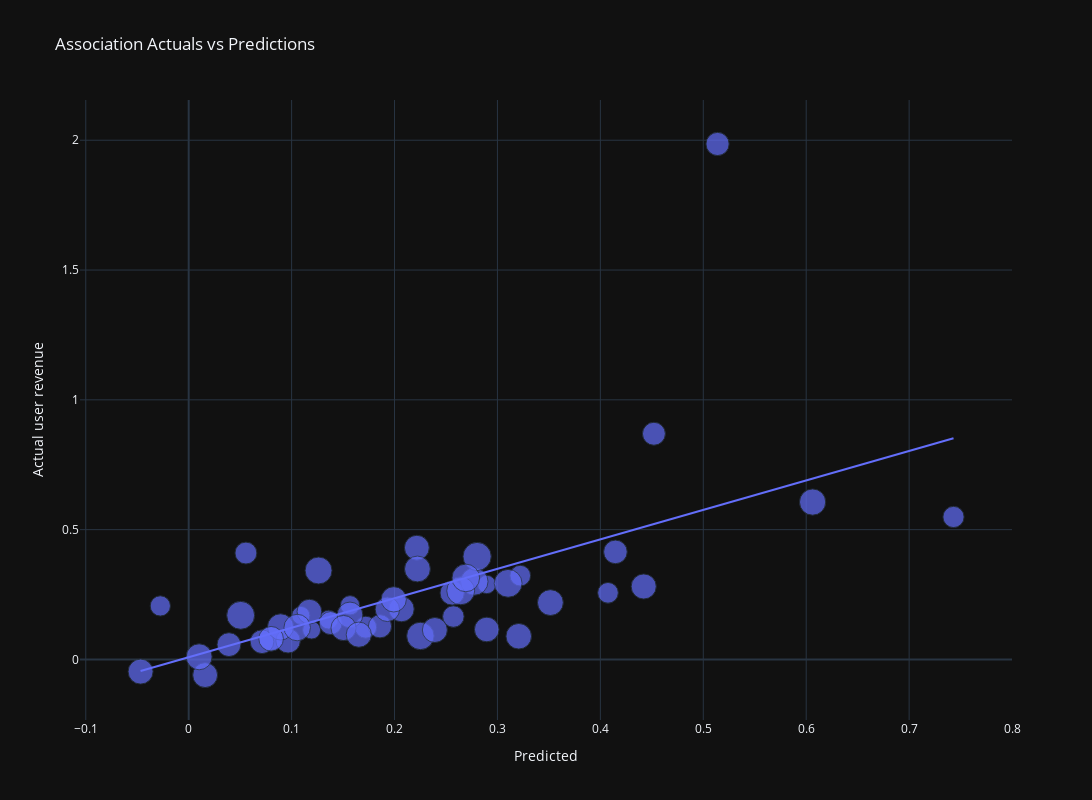

Write notebook code for a chart like this one.
### Code cell
pdf = pd.DataFrame({'y_test': agg_df_train['d7_28_increase_api'].values, 'predictions': predictions, 'installs': agg_df_train['te_installs']})

fig = px.scatter(pdf, x='predictions', y='y_test', title='Association Actuals vs Predictions', trendline='ols',
                 labels={'predictions': 'X-axis Label', 'y_test': 'Y-axis Label'},
                 template='plotly_dark',
                 hover_data=['predictions', 'y_test'],
                 size='installs',  # Set size proportional to 'installs'
                 )

# Customize the layout
fig.update_layout(
    width=1700,
    height=800,
    xaxis=dict(title_text='Predicted'),
    yaxis=dict(title_text='Actual user revenue'),
    legend=dict(title='Legend Title'),
    showlegend=True
)

# Show the plot
fig.show()

### Figure 1 — Plotly figure (JSON) as saved in the notebook; plotly's stock layout.template omitted (floating-point values rounded to 4 significant figures)
{"data": [{"hovertemplate": "X-axis Label=%{x}<br>Y-axis Label=%{y}<br>installs=%{marker.size}<extra></extra>", "legendgroup": "", "marker": {"color": "#636efa", "size": [755, 738, 767, 814, 978, 1100, 976, 939, 852, 1026, 1198, 1053, 1226, 1093, 1270, 1232, 1210, 1259, 1397, 1469, 1409, 1570, 1438, 1366, 1387, 1295, 1282, 1373, 1427, 1518, 1409, 1443, 1492, 1342, 1524, 1771, 1715, 1779, 1822, 1715, 1574, 1540, 1603, 1779, 1743, 1656, 1522, 1426, 1462, 1390, 1451], "sizemode": "area", "sizeref": 4.555, "symbol": "circle"}, "mode": "markers", "name": "", "orientation": "v", "showlegend": false, "type": "scatter", "x": [0.1089, 0.1194, 0.2896, 0.136, 0.3222, 0.172, 0.4074, -0.02757, 0.1568, 0.7431, 0.452, 0.2572, 0.5139, 0.05562, 0.4146, 0.1859, 0.1379, 0.07972, 0.1173, 0.2067, 0.2217, 0.6062, 0.4421, 0.193, 0.2896, 0.03912, 0.07124, 0.09658, -0.04674, 0.1567, 0.01599, 0.1505, 0.3207, 0.256, 0.2223, 0.3104, 0.2775, 0.05051, 0.2802, 0.2251, 0.08928, 0.01014, 0.1055, 0.2643, 0.2692, 0.1262, 0.3514, 0.2392, 0.1992, 0.0801, 0.1653], "xaxis": "x", "y": [0.1693, 0.1132, 0.2888, 0.1532, 0.3228, 0.1242, 0.2566, 0.2061, 0.2086, 0.5488, 0.8694, 0.1652, 1.986, 0.4098, 0.4144, 0.1277, 0.14, 0.07972, 0.1841, 0.1938, 0.4303, 0.6062, 0.281, 0.193, 0.1154, 0.05708, 0.06825, 0.07194, -0.04674, 0.1713, -0.06033, 0.121, 0.08927, 0.256, 0.3484, 0.2932, 0.3001, 0.1698, 0.3965, 0.09053, 0.1253, 0.01014, 0.1228, 0.2643, 0.314, 0.3426, 0.219, 0.1133, 0.2315, 0.07956, 0.09545], "yaxis": "y"}, {"hovertemplate": "<b>OLS trendline</b><br>y_test = 1.13525 * predictions + 0.00836157<br>R<sup>2</sup>=0.361858<br><br>X-axis Label=%{x}<br>Y-axis Label=%{y} <b>(trend)</b><extra></extra>", "legendgroup": "", "marker": {"color": "#636efa", "symbol": "circle"}, "mode": "lines", "name": "", "showlegend": false, "type": "scatter", "x": [-0.04674, -0.02757, 0.01014, 0.01599, 0.03912, 0.05051, 0.05562, 0.07124, 0.07972, 0.0801, 0.08928, 0.09658, 0.1055, 0.1089, 0.1173, 0.1194, 0.1262, 0.136, 0.1379, 0.1505, 0.1567, 0.1568, 0.1653, 0.172, 0.1859, 0.193, 0.1992, 0.2067, 0.2217, 0.2223, 0.2251, 0.2392, 0.256, 0.2572, 0.2643, 0.2692, 0.2775, 0.2802, 0.2896, 0.2896, 0.3104, 0.3207, 0.3222, 0.3514, 0.4074, 0.4146, 0.4421, 0.452, 0.5139, 0.6062, 0.7431], "xaxis": "x", "y": [-0.0447, -0.02293, 0.01987, 0.02651, 0.05277, 0.06571, 0.0715, 0.08924, 0.09886, 0.09929, 0.1097, 0.118, 0.1281, 0.132, 0.1415, 0.1439, 0.1516, 0.1627, 0.1649, 0.1792, 0.1863, 0.1863, 0.196, 0.2036, 0.2193, 0.2275, 0.2345, 0.2431, 0.26, 0.2607, 0.2639, 0.2799, 0.299, 0.3003, 0.3084, 0.314, 0.3234, 0.3265, 0.3371, 0.3371, 0.3607, 0.3724, 0.3741, 0.4073, 0.4709, 0.4791, 0.5103, 0.5215, 0.5917, 0.6966, 0.852], "yaxis": "y"}], "layout": {"height": 800, "legend": {"itemsizing": "constant", "title": {"text": "Legend Title"}, "tracegroupgap": 0}, "showlegend": true, "title": {"text": "Association Actuals vs Predictions"}, "width": 1700, "xaxis": {"anchor": "y", "domain": [0, 1], "title": {"text": "Predicted"}}, "yaxis": {"anchor": "x", "domain": [0, 1], "title": {"text": "Actual user revenue"}}}}
